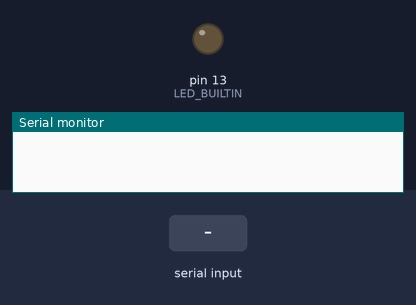
Bench run of a sketch on a simulated Arduino Uno, built with avr-gcc and run on an emulated ATmega328P. On the bench: output pins drawn as LEDs (lit = HIGH), the last lines printed to the serial monitor. The test bench sets the inputs (shaded band).

Above: at 1.2 s.
1.3 s: "1\n" received over Serial
At 2.2 s:
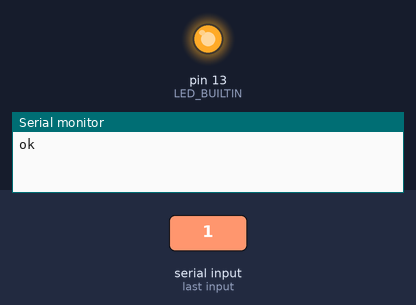
2.8 s: "2\n" received over Serial
At 3.3 s:
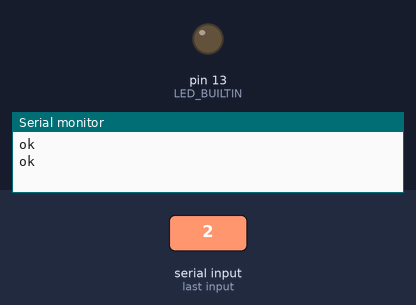
Timing chart, 0 to 5.8 s (numbered marks = the images above; inputs shaded):
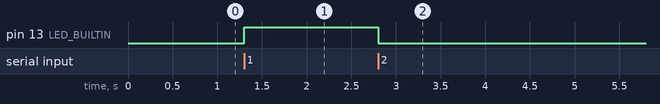

Measured:
- after the input at 1.3 s, pin 13 (LED_BUILTIN): LOW → HIGH at once
- after the input at 2.8 s, pin 13 (LED_BUILTIN): HIGH → LOW at once

The sketch:

SerialEvent.ino
```cpp
#include <RCSwitch.h>

RCSwitch mySwitch = RCSwitch();
String inputString = "";
boolean stringComplete = false;

void setup() {
  inputString.reserve(200);
  Serial.begin(9600);
  mySwitch.enableTransmit(10);
  pinMode(LED_BUILTIN, OUTPUT);
}

void loop() {
  if (stringComplete) {
    Serial.println("ok");
    handleCommand(inputString);
    inputString = "";
    stringComplete = false;
  }
}

void handleCommand(String command)
{
  if (command.startsWith("send")) {
      mySwitch.send(command.substring(4).c_str());
      Serial.println(command.substring(4).c_str());
  }

  if (command == "1") {
    digitalWrite(LED_BUILTIN, HIGH);
  }

  if (command == "2") {
    digitalWrite(LED_BUILTIN, LOW);
  }
}

void serialEvent() {
  while (Serial.available()) {
    char inChar = (char)Serial.read();
    if (inChar == '\n' || inputString.length() >= 200) {
      stringComplete = true;
    } else {
      inputString += inChar;
    }
  }
}
```
